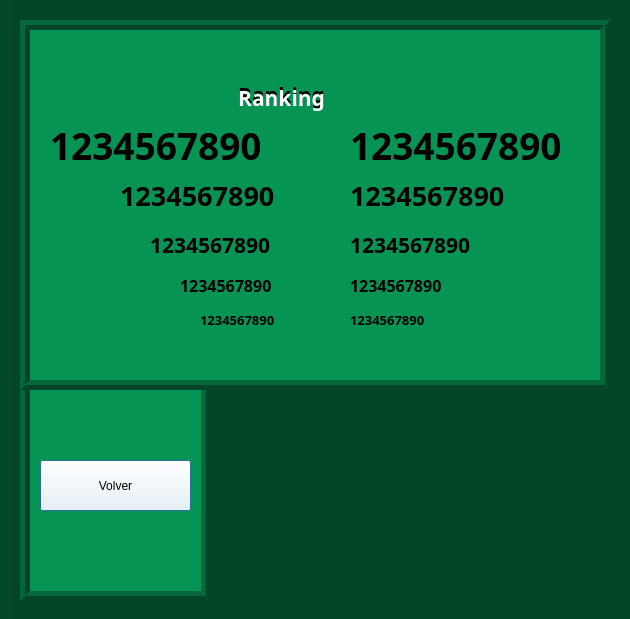
<?xml version="1.0" encoding="UTF-8"?>
<ui version="4.0">
 <class>MainWindow</class>
 <widget class="QMainWindow" name="MainWindow">
  <property name="geometry">
   <rect>
    <x>0</x>
    <y>0</y>
    <width>630</width>
    <height>619</height>
   </rect>
  </property>
  <property name="windowTitle">
   <string>MainWindow</string>
  </property>
  <widget class="QWidget" name="centralwidget">
   <widget class="QWidget" name="menu_panel" native="true">
    <property name="geometry">
     <rect>
      <x>0</x>
      <y>0</y>
      <width>630</width>
      <height>670</height>
     </rect>
    </property>
    <property name="styleSheet">
     <string notr="true">background-color: #034527;
border-left: 10px solid #02301c;
border-left-style:  outset;</string>
    </property>
    <widget class="QLabel" name="label">
     <property name="geometry">
      <rect>
       <x>20</x>
       <y>20</y>
       <width>590</width>
       <height>370</height>
      </rect>
     </property>
     <property name="styleSheet">
      <string notr="true">background-color: #069454;
width: 200px;
border: 10px solid #034527;
border-style:   ridge;</string>
     </property>
     <property name="text">
      <string/>
     </property>
    </widget>
    <widget class="QLabel" name="label_2">
     <property name="geometry">
      <rect>
       <x>20</x>
       <y>390</y>
       <width>191</width>
       <height>211</height>
      </rect>
     </property>
     <property name="styleSheet">
      <string notr="true">background-color: #069454;
width: 200px;
border: 10px solid #034527;
border-top: None;
border-style:   ridge;</string>
     </property>
     <property name="text">
      <string/>
     </property>
    </widget>
    <widget class="QPushButton" name="Salir">
     <property name="geometry">
      <rect>
       <x>40</x>
       <y>460</y>
       <width>151</width>
       <height>51</height>
      </rect>
     </property>
     <property name="focusPolicy">
      <enum>Qt::NoFocus</enum>
     </property>
     <property name="styleSheet">
      <string notr="true">background-color: white</string>
     </property>
     <property name="text">
      <string>Volver</string>
     </property>
     <property name="default">
      <bool>true</bool>
     </property>
    </widget>
    <widget class="QLabel" name="top_1">
     <property name="geometry">
      <rect>
       <x>50</x>
       <y>120</y>
       <width>251</width>
       <height>50</height>
      </rect>
     </property>
     <property name="font">
      <font>
       <family>Berlin Sans FB Demi</family>
       <pointsize>28</pointsize>
       <weight>75</weight>
       <bold>true</bold>
      </font>
     </property>
     <property name="styleSheet">
      <string notr="true">background-color: none</string>
     </property>
     <property name="text">
      <string>1234567890</string>
     </property>
    </widget>
    <widget class="QLabel" name="top_2">
     <property name="geometry">
      <rect>
       <x>120</x>
       <y>170</y>
       <width>171</width>
       <height>50</height>
      </rect>
     </property>
     <property name="font">
      <font>
       <family>Berlin Sans FB Demi</family>
       <pointsize>20</pointsize>
       <weight>75</weight>
       <bold>true</bold>
      </font>
     </property>
     <property name="styleSheet">
      <string notr="true">background-color: none</string>
     </property>
     <property name="text">
      <string>1234567890</string>
     </property>
    </widget>
    <widget class="QLabel" name="top_3">
     <property name="geometry">
      <rect>
       <x>150</x>
       <y>220</y>
       <width>161</width>
       <height>50</height>
      </rect>
     </property>
     <property name="font">
      <font>
       <family>Berlin Sans FB Demi</family>
       <pointsize>16</pointsize>
       <weight>75</weight>
       <bold>true</bold>
      </font>
     </property>
     <property name="styleSheet">
      <string notr="true">background-color: none</string>
     </property>
     <property name="text">
      <string>1234567890</string>
     </property>
    </widget>
    <widget class="QLabel" name="top_4">
     <property name="geometry">
      <rect>
       <x>180</x>
       <y>260</y>
       <width>121</width>
       <height>50</height>
      </rect>
     </property>
     <property name="font">
      <font>
       <family>Berlin Sans FB Demi</family>
       <pointsize>12</pointsize>
       <weight>75</weight>
       <bold>true</bold>
      </font>
     </property>
     <property name="styleSheet">
      <string notr="true">background-color: none</string>
     </property>
     <property name="text">
      <string>1234567890</string>
     </property>
    </widget>
    <widget class="QLabel" name="top_5">
     <property name="geometry">
      <rect>
       <x>200</x>
       <y>310</y>
       <width>100</width>
       <height>20</height>
      </rect>
     </property>
     <property name="font">
      <font>
       <family>Berlin Sans FB Demi</family>
       <pointsize>10</pointsize>
       <weight>75</weight>
       <bold>true</bold>
      </font>
     </property>
     <property name="styleSheet">
      <string notr="true">background-color: none</string>
     </property>
     <property name="text">
      <string>1234567890</string>
     </property>
    </widget>
    <widget class="QLabel" name="pts_1">
     <property name="geometry">
      <rect>
       <x>350</x>
       <y>120</y>
       <width>251</width>
       <height>50</height>
      </rect>
     </property>
     <property name="font">
      <font>
       <family>Berlin Sans FB Demi</family>
       <pointsize>28</pointsize>
       <weight>75</weight>
       <bold>true</bold>
      </font>
     </property>
     <property name="styleSheet">
      <string notr="true">background-color: none</string>
     </property>
     <property name="text">
      <string>1234567890</string>
     </property>
    </widget>
    <widget class="QLabel" name="pts_2">
     <property name="geometry">
      <rect>
       <x>350</x>
       <y>170</y>
       <width>171</width>
       <height>50</height>
      </rect>
     </property>
     <property name="font">
      <font>
       <family>Berlin Sans FB Demi</family>
       <pointsize>20</pointsize>
       <weight>75</weight>
       <bold>true</bold>
      </font>
     </property>
     <property name="styleSheet">
      <string notr="true">background-color: none</string>
     </property>
     <property name="text">
      <string>1234567890</string>
     </property>
    </widget>
    <widget class="QLabel" name="pts_3">
     <property name="geometry">
      <rect>
       <x>350</x>
       <y>220</y>
       <width>161</width>
       <height>50</height>
      </rect>
     </property>
     <property name="font">
      <font>
       <family>Berlin Sans FB Demi</family>
       <pointsize>16</pointsize>
       <weight>75</weight>
       <bold>true</bold>
      </font>
     </property>
     <property name="styleSheet">
      <string notr="true">background-color: none</string>
     </property>
     <property name="text">
      <string>1234567890</string>
     </property>
    </widget>
    <widget class="QLabel" name="pts_4">
     <property name="geometry">
      <rect>
       <x>350</x>
       <y>260</y>
       <width>121</width>
       <height>50</height>
      </rect>
     </property>
     <property name="font">
      <font>
       <family>Berlin Sans FB Demi</family>
       <pointsize>12</pointsize>
       <weight>75</weight>
       <bold>true</bold>
      </font>
     </property>
     <property name="styleSheet">
      <string notr="true">background-color: none</string>
     </property>
     <property name="text">
      <string>1234567890</string>
     </property>
    </widget>
    <widget class="QLabel" name="pts_5">
     <property name="geometry">
      <rect>
       <x>350</x>
       <y>310</y>
       <width>100</width>
       <height>20</height>
      </rect>
     </property>
     <property name="font">
      <font>
       <family>Berlin Sans FB Demi</family>
       <pointsize>10</pointsize>
       <weight>75</weight>
       <bold>true</bold>
      </font>
     </property>
     <property name="styleSheet">
      <string notr="true">background-color: none</string>
     </property>
     <property name="text">
      <string>1234567890</string>
     </property>
    </widget>
    <widget class="QLabel" name="rana_logo">
     <property name="geometry">
      <rect>
       <x>230</x>
       <y>410</y>
       <width>361</width>
       <height>150</height>
      </rect>
     </property>
     <property name="styleSheet">
      <string notr="true">border: none</string>
     </property>
     <property name="text">
      <string/>
     </property>
    </widget>
   </widget>
   <widget class="QWidget" name="ranking_title" native="true">
    <property name="geometry">
     <rect>
      <x>130</x>
      <y>70</y>
      <width>370</width>
      <height>51</height>
     </rect>
    </property>
    <widget class="QLabel" name="ranking_sombra">
     <property name="geometry">
      <rect>
       <x>10</x>
       <y>0</y>
       <width>355</width>
       <height>55</height>
      </rect>
     </property>
     <property name="font">
      <font>
       <family>Berlin Sans FB Demi</family>
       <pointsize>16</pointsize>
       <weight>75</weight>
       <bold>true</bold>
      </font>
     </property>
     <property name="styleSheet">
      <string notr="true">color: white</string>
     </property>
     <property name="text">
      <string>                  Ranking</string>
     </property>
    </widget>
    <widget class="QLabel" name="ranking">
     <property name="geometry">
      <rect>
       <x>10</x>
       <y>0</y>
       <width>350</width>
       <height>50</height>
      </rect>
     </property>
     <property name="font">
      <font>
       <family>Berlin Sans FB Demi</family>
       <pointsize>16</pointsize>
       <weight>75</weight>
       <bold>true</bold>
      </font>
     </property>
     <property name="text">
      <string>                  Ranking</string>
     </property>
    </widget>
    <zorder>ranking</zorder>
    <zorder>ranking_sombra</zorder>
   </widget>
  </widget>
 </widget>
 <resources/>
 <connections/>
</ui>
